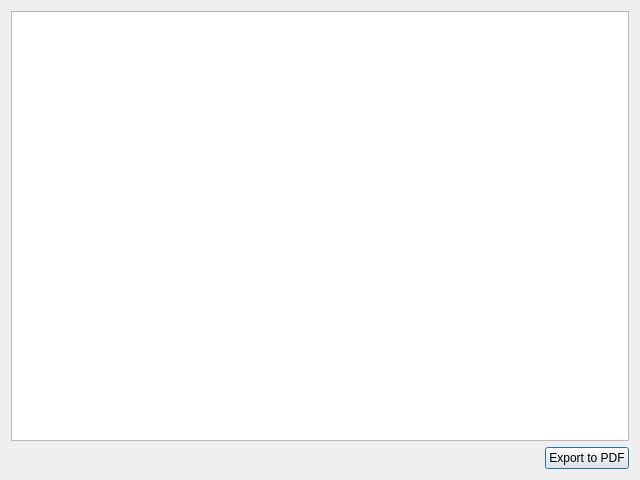
<?xml version="1.0" encoding="UTF-8"?>
<ui version="4.0">
 <class>MemoryCoherencyWindow</class>
 <widget class="QDialog" name="MemoryCoherencyWindow">
  <property name="geometry">
   <rect>
    <x>0</x>
    <y>0</y>
    <width>640</width>
    <height>480</height>
   </rect>
  </property>
  <property name="windowTitle">
   <string>Dialog</string>
  </property>
  <layout class="QVBoxLayout" name="verticalLayout">
   <item>
    <widget class="QTableView" name="tableView">
     <property name="sizePolicy">
      <sizepolicy hsizetype="Expanding" vsizetype="MinimumExpanding">
       <horstretch>0</horstretch>
       <verstretch>2</verstretch>
      </sizepolicy>
     </property>
     <property name="minimumSize">
      <size>
       <width>0</width>
       <height>250</height>
      </size>
     </property>
     <property name="baseSize">
      <size>
       <width>0</width>
       <height>0</height>
      </size>
     </property>
     <property name="editTriggers">
      <set>QAbstractItemView::NoEditTriggers</set>
     </property>
     <property name="selectionBehavior">
      <enum>QAbstractItemView::SelectRows</enum>
     </property>
     <property name="sortingEnabled">
      <bool>true</bool>
     </property>
     <attribute name="verticalHeaderVisible">
      <bool>false</bool>
     </attribute>
    </widget>
   </item>
   <item>
    <layout class="QHBoxLayout" name="horizontalLayout_2">
     <item>
      <spacer name="horizontalSpacer">
       <property name="orientation">
        <enum>Qt::Horizontal</enum>
       </property>
       <property name="sizeHint" stdset="0">
        <size>
         <width>40</width>
         <height>20</height>
        </size>
       </property>
      </spacer>
     </item>
     <item>
      <widget class="QPushButton" name="exportToPdfPushButton">
       <property name="text">
        <string>Export to PDF</string>
       </property>
      </widget>
     </item>
    </layout>
   </item>
  </layout>
 </widget>
 <resources/>
 <connections/>
</ui>
